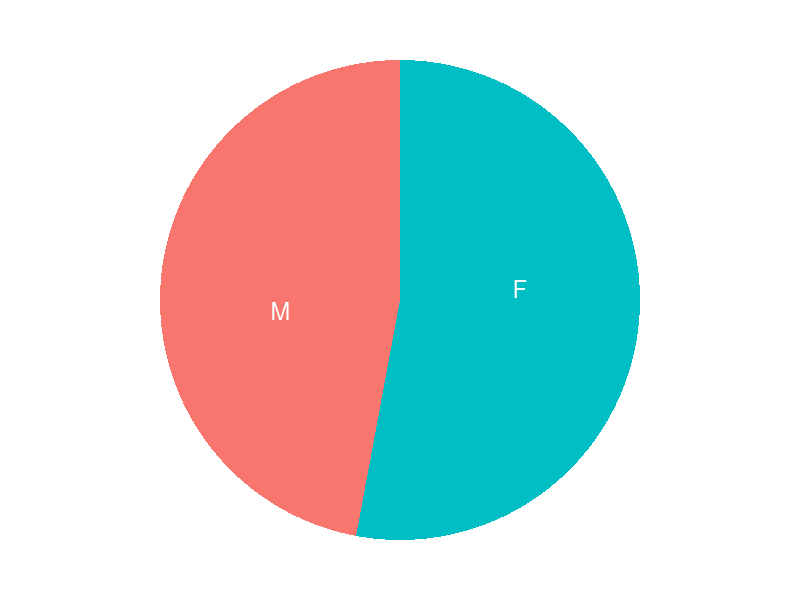

Reproduce this figure in R.
## ---- chunk 1
knitr::opts_chunk$set(echo = TRUE)
## ---- chunk 2

library(tidyverse)
library(readxl)
library(lubridate)

theme_set(theme_light())


## ---- chunk 3

colunas <- c("numero", "registro_esqueleto", "empty_1", "sexo", 
             "presenca_ebo", "empty_2", "vertebras_acometidas", "empty_3", 
             "tipo", "feto")


ebos <- read_xlsx("dados_tauanna.xlsx", col_names = colunas) %>% 
  select(-empty_1,  -empty_2, -empty_3)



## ---- chunk 4

datas_ebos <- ebos %>% 
  rownames_to_column("row") %>% 
  filter(str_detect(numero, "Data") | str_detect(numero, "DATA")) %>% 
  select(row, numero) %>% 
  mutate(numero = dmy(str_remove(numero, "Data: ")))


ebos <- ebos %>% 
  filter(if_any(everything(), ~ !is.na(.))) %>% 
  filter(!str_starts(numero, "Data") 
         & !str_starts(numero, "DATA")
         & !str_starts(numero, "N")
         & !str_starts(numero, "\\*")) 

ebos <- ebos %>% 
  mutate(presenca_ebo = 
           ifelse(presenca_ebo == "x" | presenca_ebo == "X", 
                  "NAO", presenca_ebo),
         vertebras_acometidas = 
           ifelse(vertebras_acometidas == "x" | vertebras_acometidas == "X", 
                  NA, vertebras_acometidas),
         tipo = ifelse(tipo == "x" | tipo == "X", NA, tipo),
         feto = if_else(feto == "Feto", TRUE, FALSE)) 


## ---- chunk 5

ebos %>% 
  count(presenca_ebo) %>% 
  mutate(presenca_ebo = str_to_title(presenca_ebo),
         prop = n/sum(n))

## ---- chunk 6

## ---- chunk 7

## ---- chunk 8

sexo_ebo <- ebos %>% 
  count(sexo) %>% 
  mutate(prop = n/sum(n),
         y_position = cumsum(prop)- 0.5*prop )


sexo_ebo %>%   
  ggplot(aes(x="", y = prop, fill = sexo)) +
  geom_bar(stat = "identity", width = 1) +
  coord_polar("y", start = 0) +
  theme_void() +
  theme(legend.position = "none") +
  geom_text(aes(y = y_position, label = sexo), color = "white", size = 6)



